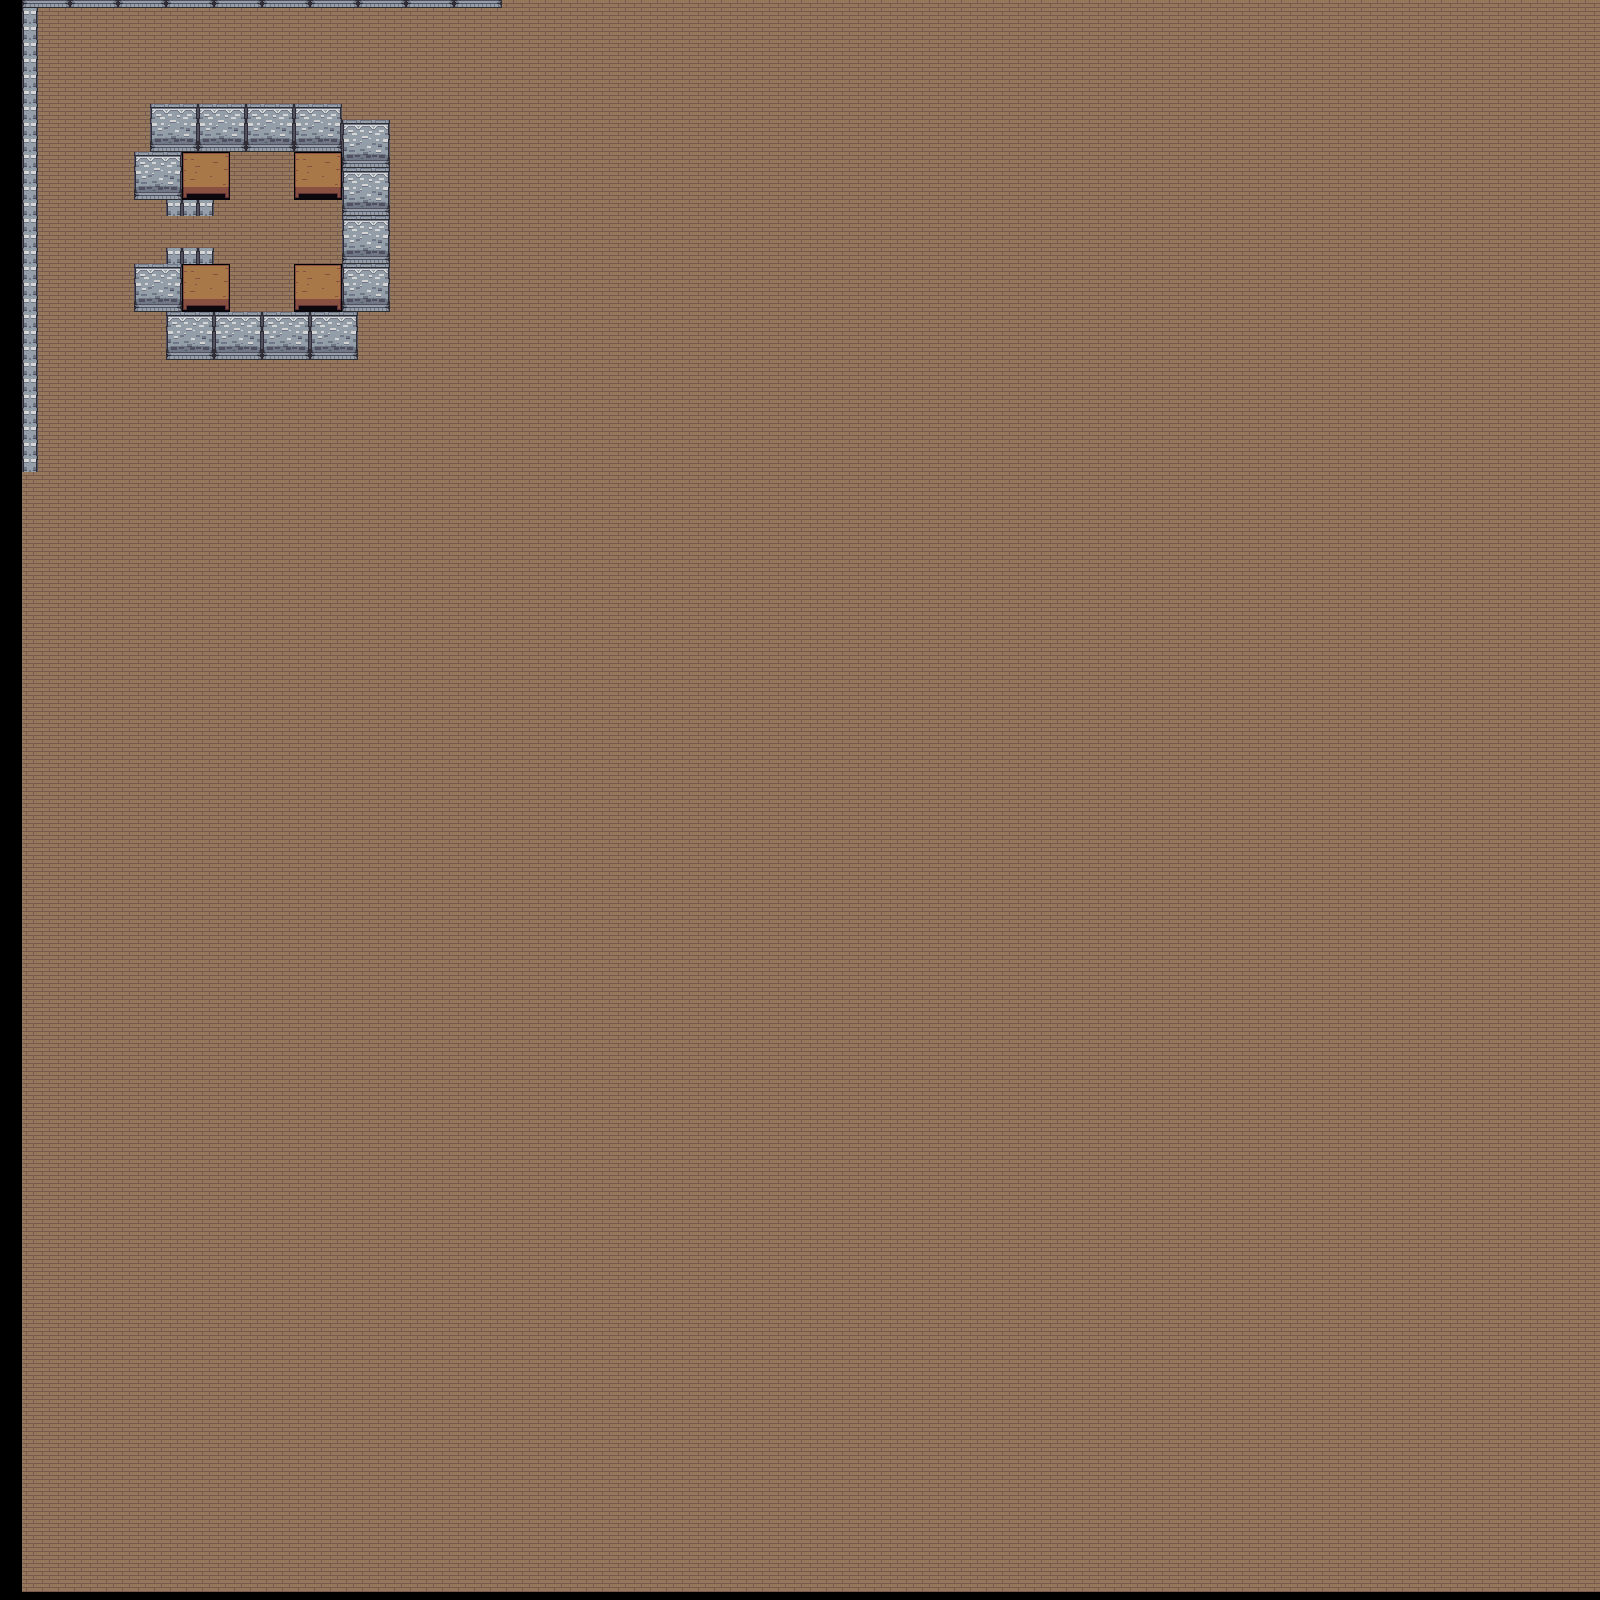

Tiled map render using the project's own tile images. Description and the map definition, with tile-layer contents summarised, below:
An orthogonal 100x100 tile map with 16x16 px tiles, 1 tile layer (Tile Layer 1).

<map version="1.10" tiledversion="1.10.2" orientation="orthogonal" renderorder="right-down" width="100" height="100" tilewidth="16" tileheight="16" infinite="0" nextlayerid="2" nextobjectid="1">
 <tileset firstgid="1" source="../Inner.tsx" />
 <layer id="1" name="Tile Layer 1" width="100" height="100" offsetx="22" offsety="-8.5">
  <data>[10000 cells, 10000 non-empty, 20 distinct tile ids]</data>
 </layer>
</map>
